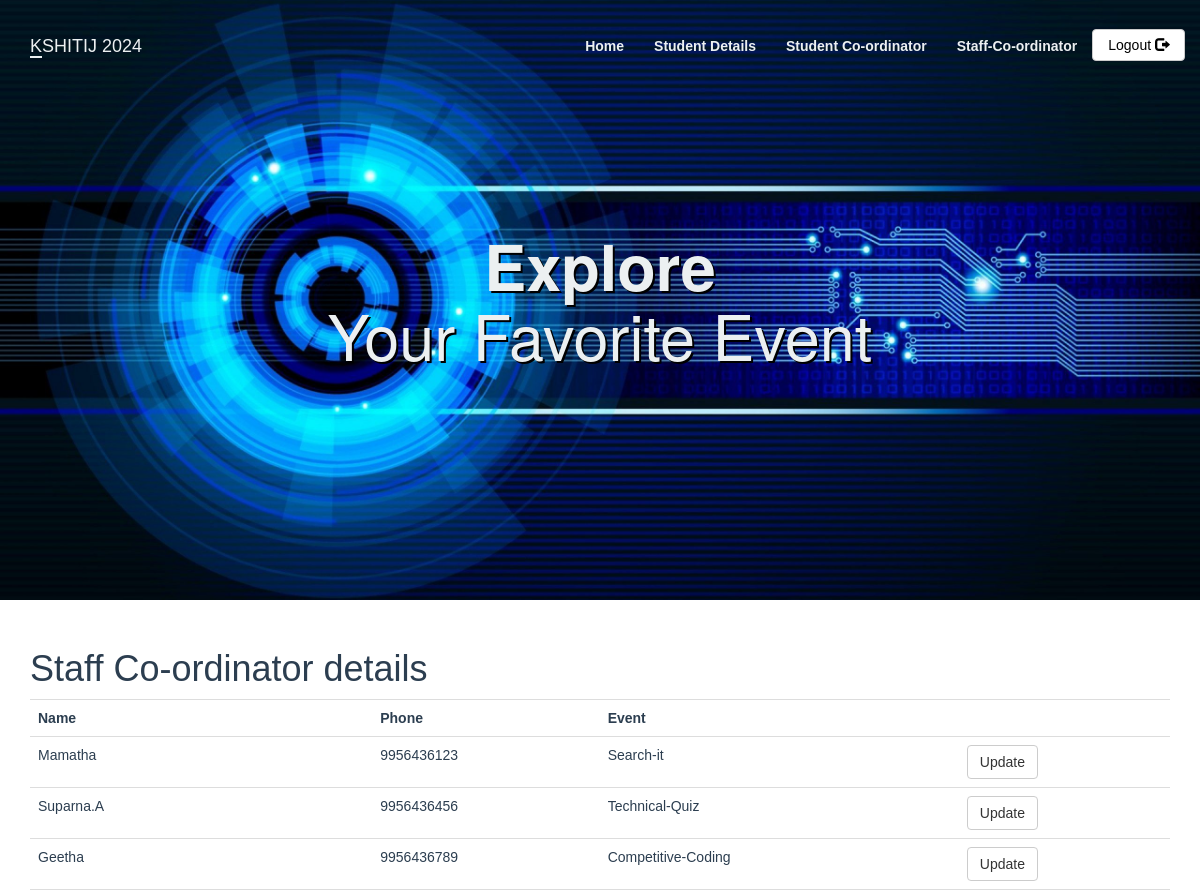
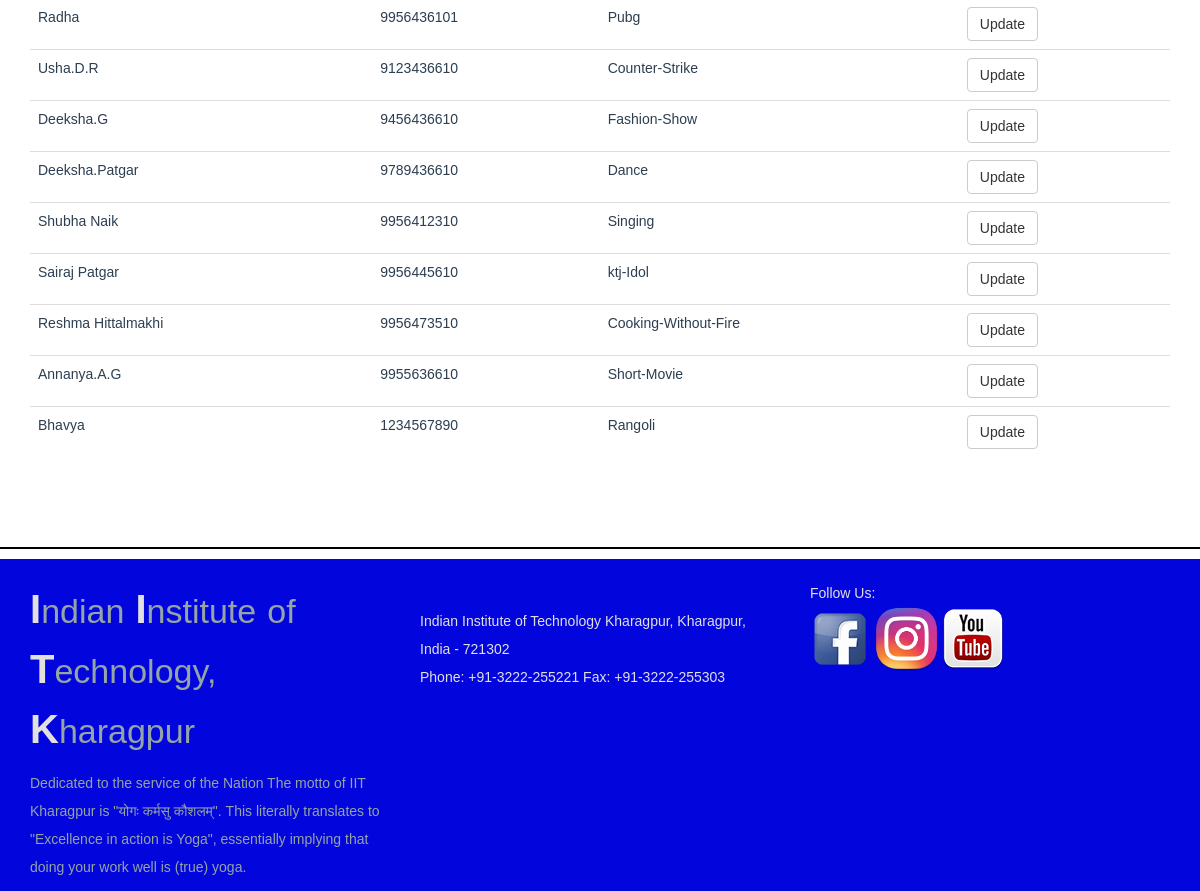
The page /Staff_cordinator.php on the database as committed earlier (2 pictures, top to bottom).
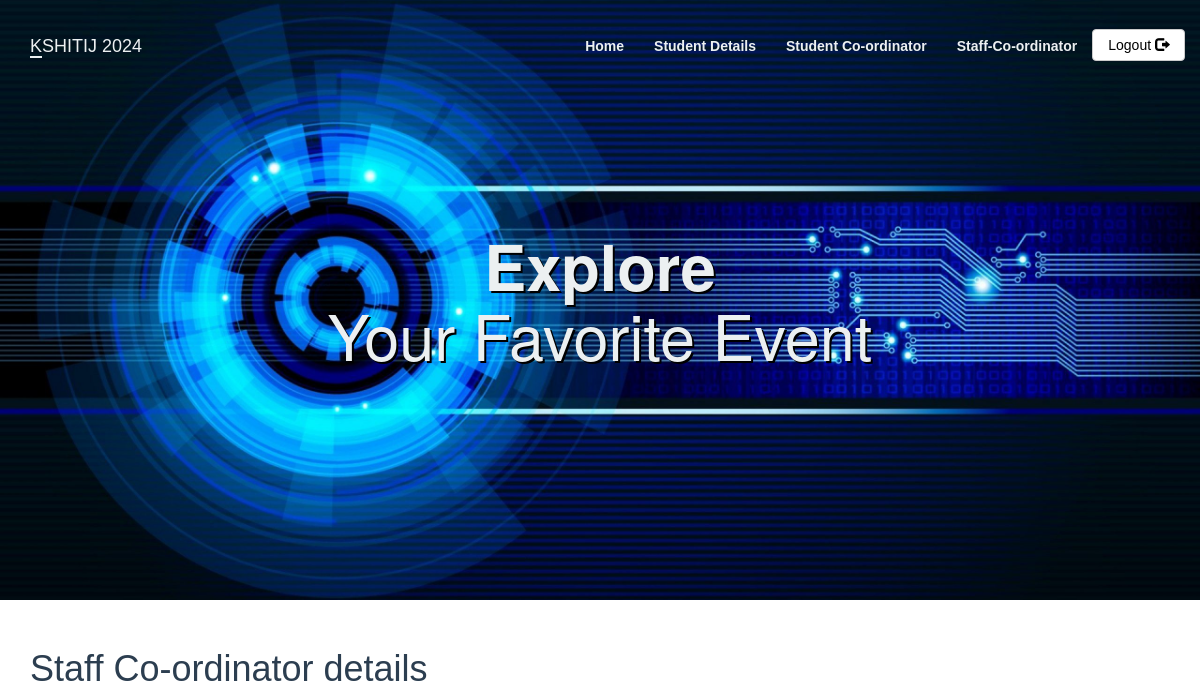
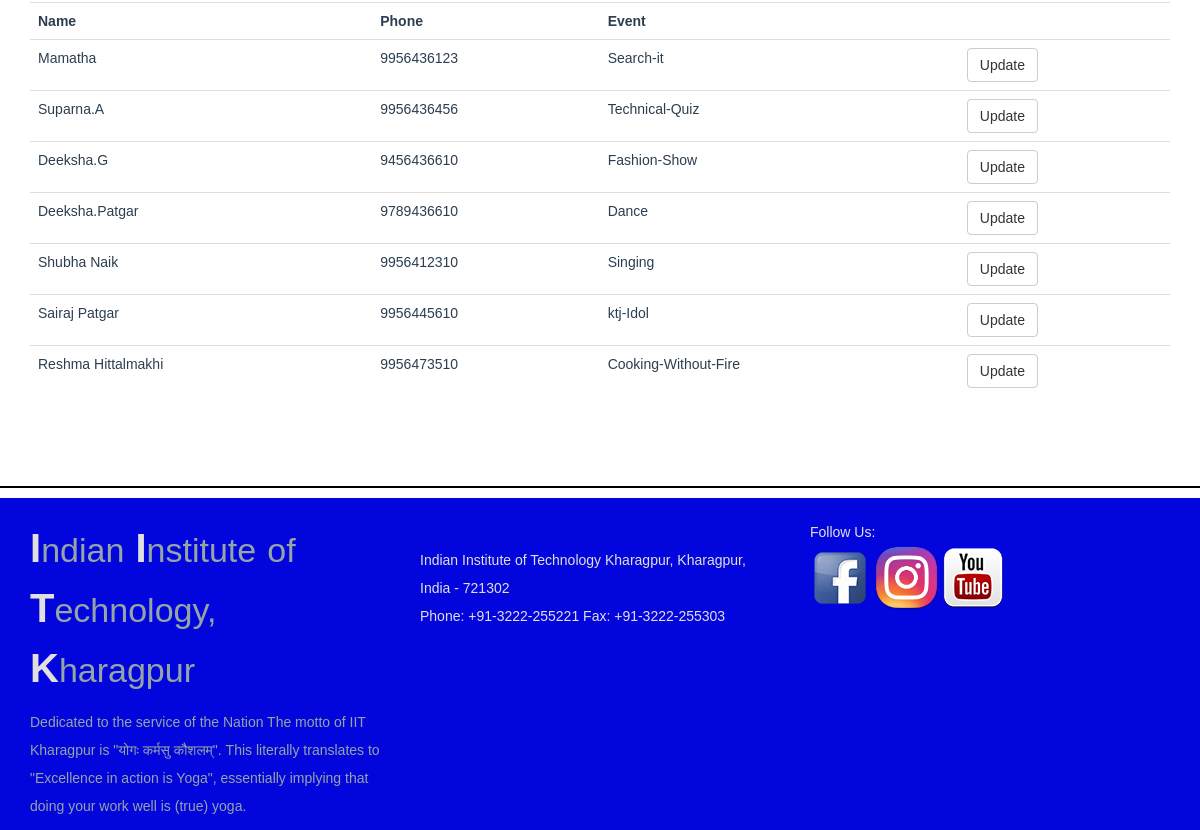
The same page on the database as committed later (2 pictures, top to bottom).
### tables this page shows
CREATE TABLE `staff_coordinator` (
  `stid` int(11) NOT NULL,
  `name` varchar(100) NOT NULL,
  `phone` varchar(10) DEFAULT NULL,
  `event_id` int(11) DEFAULT NULL
);

CREATE TABLE `events` (
  `event_id` int(11) NOT NULL,
  `event_title` varchar(50) NOT NULL,
  `event_price` int(11) DEFAULT NULL,
  `participents` int(100) DEFAULT 0,
  `img_link` text DEFAULT NULL,
  `type_id` int(11) DEFAULT NULL,
  `Result` longtext NOT NULL DEFAULT 'EVENT NOT YET FINISHED'
);

### Staff_cordinator.php (the view, shortened to what this page needs)
<?php
include_once 'classes/db1.php';
$result = mysqli_query($conn,"SELECT * FROM staff_coordinator s ,events e where e.event_id= s.event_id");
?>
<!DOCTYPE html>
<html>
<head>
        <?php require 'utils/styles.php'; ?>
    </head>
<body><?php include 'utils/adminHeader.php'?>
<div class = "content">
<div class = "container">
<h1>Staff Co-ordinator details</h1>
<?php
if (mysqli_num_rows($result) > 0) {
?>
 <table class="table table-hover" >
  <tr>
    <th>Name</th>
    <th>Phone</th>
    <th>Event</th>
    <th></th>
  </tr>
<?php
while($row = mysqli_fetch_array($result)) {
?>
<tr>
    <td><?php echo $row["name"]; ?></td>
    <td><?php echo $row["phone"]; ?></td>
    <td><?php echo $row["event_title"]; ?></td>
    <td> <?php echo '<a  href="updateStaff.php?id='.$row['event_id'].'" class = "btn btn-default"> Update</a>'?></td>
</tr>
<?php
}
?>
</table>
 <?php
}
else{
    echo "No result found";
}
?>
</div>
</div>
 </body>
 <?php include 'utils/footer.php';?>
</html>

Rows that differ between the two databases and show on the page:
removed staff_coordinator: name "Geetha", phone "9956436789", event.event_title "Competitive-Coding"
removed staff_coordinator: name "Radha", phone "9956436101", event.event_title "Pubg"
removed staff_coordinator: name "Usha.D.R", phone "9123436610", event.event_title "Counter-Strike"
removed staff_coordinator: name "Annanya.A.G", phone "9955636610", event.event_title "Short-Movie"
removed staff_coordinator: name "Bhavya", phone "1234567890", event.event_title "Rangoli"
